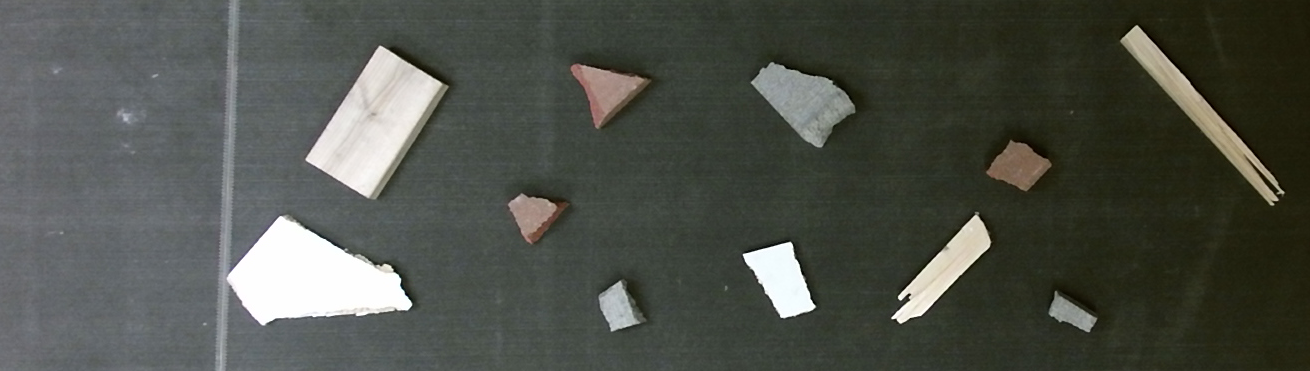
//> input picture chunks.png, 1310 x 371 px
$ ./seg ../chunks.png   (built with g++ and OpenCV 4)
//> lines starting //> are read from the running program, lines starting //| are printed output that depends on the picture; after the words box and inside, x2 and y2 are one past the last pixel; in counts of white or black regions, pixels touching at a corner belong together
#include "opencv2/imgcodecs.hpp"
#include "opencv2/highgui/highgui.hpp"
#include "opencv2/imgproc/imgproc.hpp"
#include <iostream>
#include <stdio.h>
#include <stdlib.h>

using namespace cv;
using namespace std;

Mat src; Mat src_gray;

// Pixel gradient intensity threshold
int thresh = 100;
int max_thresh = 255;
RNG rng(12345);

void thresh_callback(int, void *);

int main(int argc, char **argv)
{
  if (argc < 2)
  {
    printf("Usage: seg <image>\n");
    return -1;
  }

  // Load source image and convert it to gray
  src = imread(argv[1], 1);
//> src is the input picture: 371 rows x 1310 cols, CV_8UC3; mean B, G, R 73.6, 81.1, 77.8

  // Convert image to gray and blur it
  cvtColor(src, src_gray, COLOR_BGR2GRAY);
  blur(src_gray, src_gray, Size(3, 3));

  // Create Window
  const char *source_window = "Source";
  namedWindow(source_window, WINDOW_AUTOSIZE);
  imshow(source_window, src);

  createTrackbar("Canny threshold:", "Source", &thresh, max_thresh, thresh_callback);
  thresh_callback(0, 0);

  waitKey(0);
  return 0;
}

void thresh_callback(int, void *)
{
  Mat canny_output;
  vector<vector<Point> > contours;
  vector<Vec4i> hierarchy;
  // Detect edges using canny. Result is a single-channel 8 bit binary image.
  Canny(src_gray, canny_output, thresh, thresh * 2, 3);
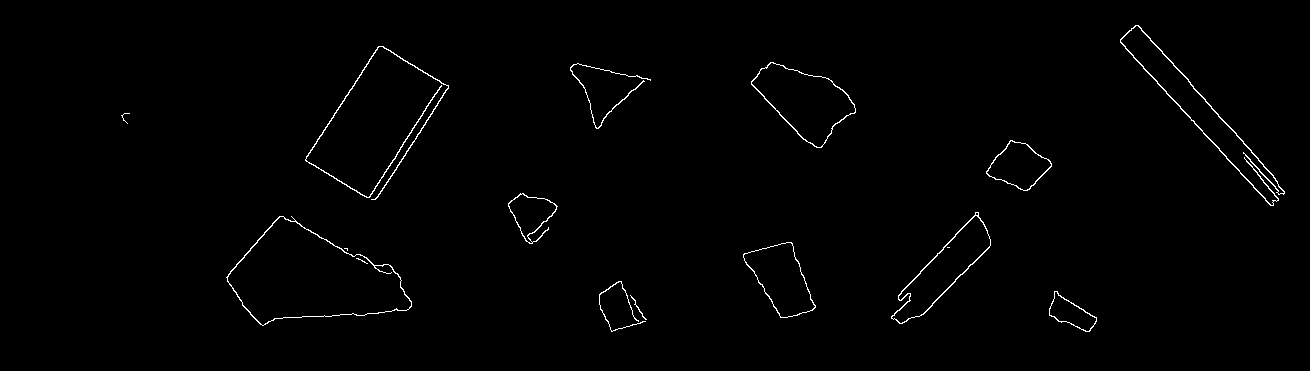
//> canny_output: 371 rows x 1310 cols, CV_8UC1; 0.9% white in thin lines or dots, all inside (x1, y1, x2, y2) = (121, 25, 1285, 332)
  // threshold(src_gray, canny_output, thresh, 255, THRESH_BINARY );

  // Dilation and erosion structuring elements
  int ds = 15, es = 12; // Sizes of morphology elements (px)
  Mat dkern = getStructuringElement(cv::MORPH_ELLIPSE,
                                    Size(2 * ds + 1, 2 * ds + 1),
                                    Point(ds, ds));
  Mat ekern = getStructuringElement(cv::MORPH_ELLIPSE,
                                    Size(2 * es + 1, 2 * es + 1),
                                    Point(es, es));

  dilate(canny_output, canny_output, dkern);
  erode(canny_output, canny_output, ekern);
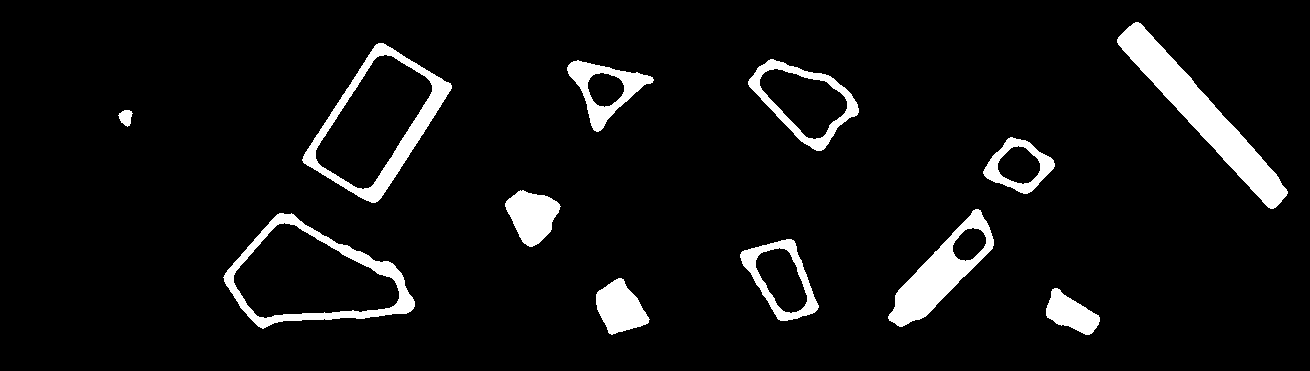
//> canny_output: 371 rows x 1310 cols, CV_8UC1; 6.6% white; 12 white regions

  imshow("Result of Canny edge detection", canny_output);

  // Find contours. Image is modified in place.
  int retMode = RETR_EXTERNAL; // RETR_TREE; // RETR_EXTERNAL;
  findContours(canny_output, contours, hierarchy, retMode, CHAIN_APPROX_SIMPLE);
//> contours = 12 contours; largest, box (x1, y1, x2, y2) and area: (223, 213, 415, 329) 13420, (302, 43, 452, 203) 12489, (1117, 22, 1288, 209) 6726, (748, 59, 859, 151) 5580, (888, 209, 994, 327) 4746

  Mat rgbcont = cv::Mat(canny_output.size(), CV_8UC3);
  cv::cvtColor(canny_output, rgbcont, COLOR_GRAY2RGB);
//> rgbcont: 371 rows x 1310 cols, CV_8UC3; 6.6% white; 12 white regions, largest, box (x1, y1, x2, y2) and area: (1117, 22, 1288, 209) 6918, (302, 43, 452, 203) 4235, (888, 209, 994, 327) 4112

  Scalar green(0, 255, 0);
  for (size_t i = 0; i < contours.size(); i++)
    drawContours(rgbcont, contours, (int)i, green, 2, 8, hierarchy, 0);
//> this loop made 12 passes
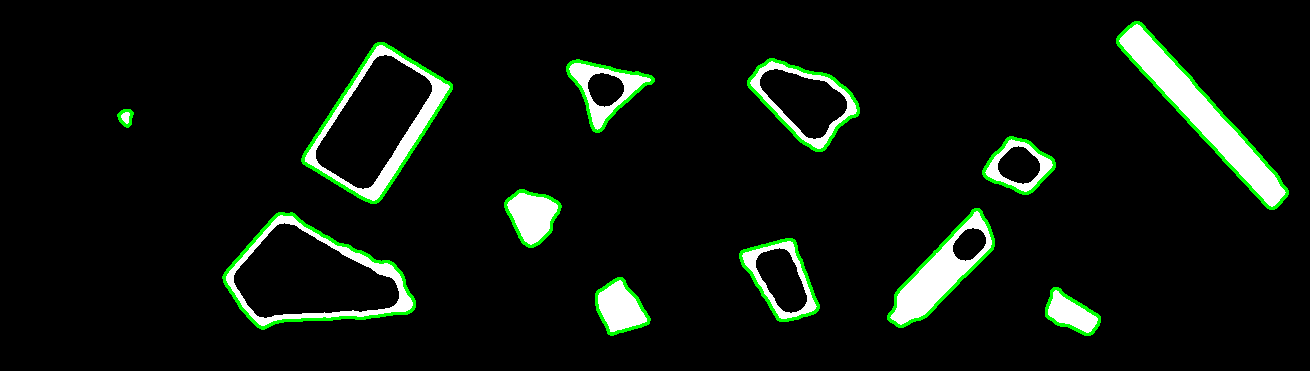
//> rgbcont: 371 rows x 1310 cols, CV_8UC3; mean R, G, B 13, 19.1, 13

  // For some reason the edges are not being drawn.
  imshow("Edges and contours", rgbcont);

  // Find the convex hull object for each contour
  vector<vector<Point> > hulls;
  vector<Rect> boundRect;
  for (size_t i = 0; i < contours.size(); i++)
  {
    vector<Point> hull;
    convexHull(Mat(contours[i]), hull, false);
    if (contourArea(hull) > 100)
    {
      hulls.push_back(hull);
      boundRect.push_back(boundingRect(Mat(hull)));
    }
  }

  // Get the center of mass of each convex hull
  vector<Point2f> mc(hulls.size());
  for (size_t i = 0; i < hulls.size(); i++)
  {
    Moments mu = moments(hulls[i], false);
    mc[i] = Point2f(static_cast<float>(mu.m10 / mu.m00) ,
                    static_cast<float>(mu.m01 / mu.m00));
  }

  Mat drawing = src.clone(); //Mat::zeros(canny_output.size(), CV_8UC3);

  // [8 lines of commented-out code are left out]
  for (size_t i = 0; i < hulls.size(); i++)
  {
    Scalar color = Scalar(rng.uniform(0, 255),
                          rng.uniform(0, 255),
                          rng.uniform(0, 255));
    rectangle(drawing, boundRect[i].tl(), boundRect[i].br(), color, 2, 8, 0);
    drawContours(drawing, hulls, (int)i, color, 2, 8, hierarchy, 0, Point());
    circle(drawing, mc[i], 4, color, -1, 8, 0);
  }
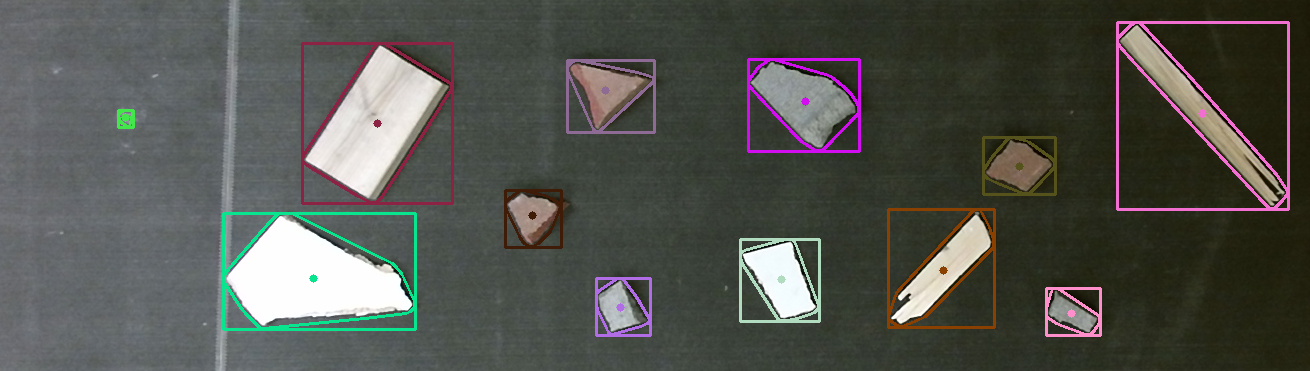
//> drawing: 371 rows x 1310 cols, CV_8UC3; 4.66% of pixels changed, all inside (x1, y1, x2, y2) = (117, 21, 1290, 337)

  // Show in a window
  namedWindow("Contours", WINDOW_AUTOSIZE);
  imshow("Contours", drawing);
}
